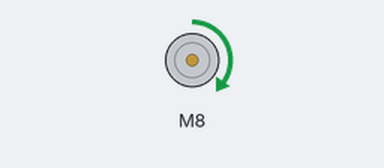
Bench run of a sketch on a simulated Arduino Uno, built with avr-gcc and run on an emulated ATmega328P. Shown: DC motor (green arrow = forward, orange = backward, longer = faster).

Above: at 0.5 s.
At 1.5 s:
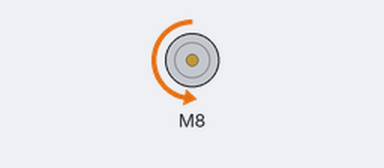
At 5.5 s:
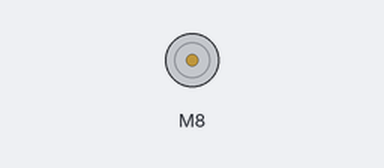
Timing chart, 0 to 6.9 s (numbered marks = the images above):
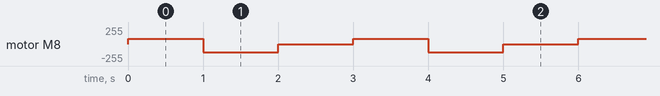

Measured:
- by itself, motor M8: repeats every 3.0 s: backward 127/255 1.0 s, stopped 1.0 s, forward 80/255 1.0 s

The sketch:

_8.5_-_Motores_DC_-_L298N.ino
```cpp
/*
Curso de Arduino

Control de motor con L298N

Conexiones
EA(velocidad A)   9
IN1(direccion A)   8
IN2(direccion A)   7

by JAVacasM
 */


/* ==== Includes - Librerias==== */
#include <L298N.h>
/* ====  END Includes ==== */

/* ==== Defines - Constantes ==== */
#define SPEEDPIN   9
#define IN1        8
#define IN2        7
/* ==== END Defines ==== */

/* ==== Variables Globales ==== */
L298N motor(SPEEDPIN, IN1, IN2);
/* ==== END Global Variables ==== */


/* ==== Funciones a usar - Prototipos ==== */

/* ==== END Prototipos ==== */

/* ==== Setup - Configuracion ==== */
void setup() {
}
/* ==== END Setup ==== */

/* ==== Loop - Codigo que se repite==== */
void loop() {
  motor.setSpeed(80);   // Velocidad a 80 (entre 0 y 255)
  motor.forward();      // Adelante
  delay( 1000 );        // espera 1 segundo
  motor.setSpeed(127);  // Media velocidad
  motor.backward( );    // Atras
  delay( 1000 );        // espera 1 segundo
  motor.stop();         // Paramos el motor
  delay( 1000 );
}
/* ==== End Loop ==== */

/* ==== Funciones ==== */

/* ==== END Functions ==== */
```
